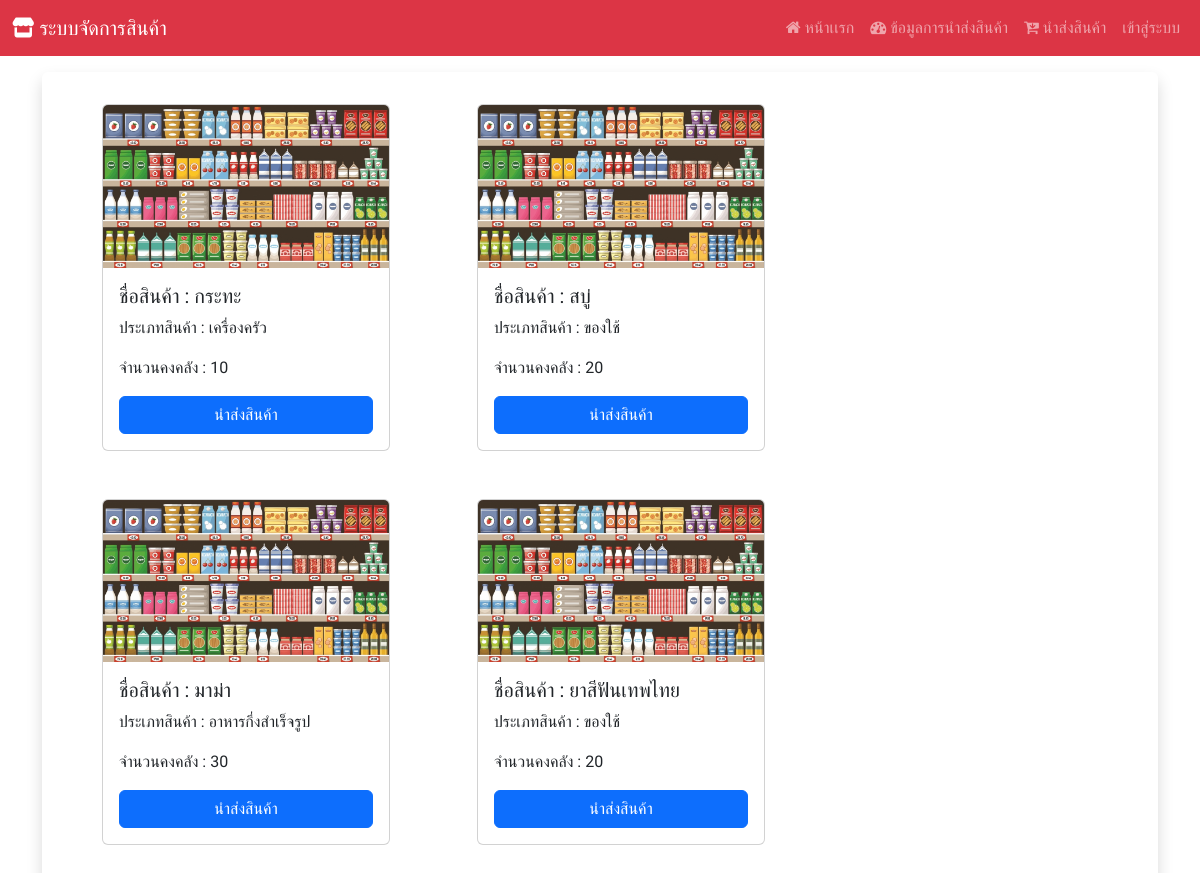
The app's page /, older data.
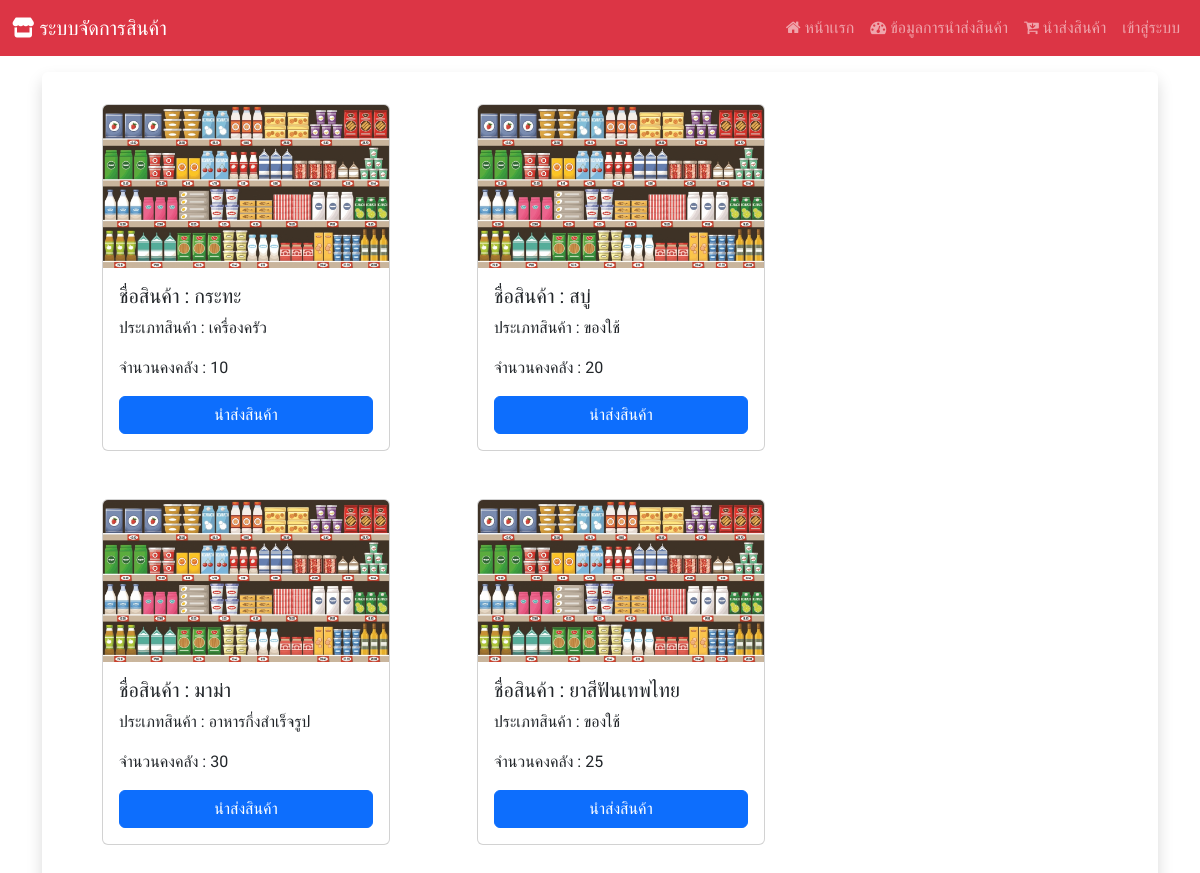
The same page, newer data.
### Hospital_app/models.py (models this page shows, shortened)
class product(models.Model):
    product_id = models.AutoField(primary_key=True)
    product_name = models.CharField(max_length=255)
    product_type = models.ForeignKey(d_type, on_delete=models.CASCADE)
    product_qty = models.IntegerField()
    product_exp = models.DateField()

class d_type(models.Model):
    type_id = models.AutoField(primary_key=True)
    type_name = models.CharField(max_length=255)
    def __str__(self):
        return f"{self.type_name}"

### Hospital_app/views.py (the view)
# urls.py: path('',views.home),
def home(request):
    show_product = product.objects.all()
    context  = {"product_data" : show_product}
    return render(request,'product_data.html',context)

### Hospital_app/templates/product_data.html (shortened to what this page needs)
{%extends "base.html"%}
{% block content %}
<div
  class="container my-3 d-flex justify-content-center align-items-center shadow rounded"
>
  <div class="row">
    {% for i in product_data %}
    <div class="col-lg-3 col-md-6 me-5 ms-5 mb-5">
      <div class="card" style="width: 18rem">
        <img src="static/images/product/product.jpg" class="card-img-top" alt=" {{ i.product_name }}" />
        <div class="card-body">
          <h5 class="card-title">ชื่อสินค้า : {{ i.product_name }}</h5>
          <p class="card-text">ประเภทสินค้า : {{ i.product_type }}</p>
          <p class="card-text">จำนวนคงคลัง : {{ i.product_qty }}</p>
          <a href="#" class="btn btn-primary w-100">นำส่งสินค้า</a>
        </div>
      </div>
    </div>
    {% endfor %}
  </div>
</div>
{% endblock content %}

Row changes from the older to the newer data that the page shows:
changed product "ยาสีฟันเทพไทย": product_qty "20" → "25"
